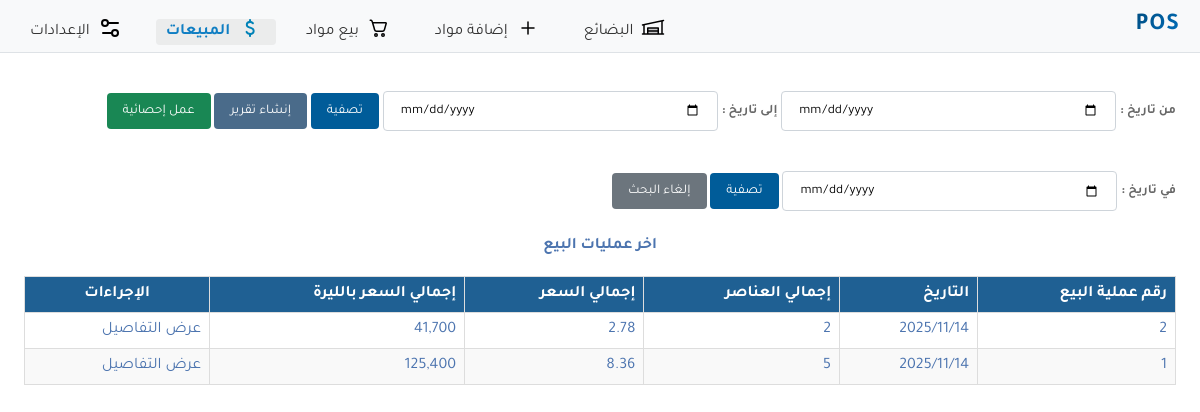
The app's page /sales, older data.
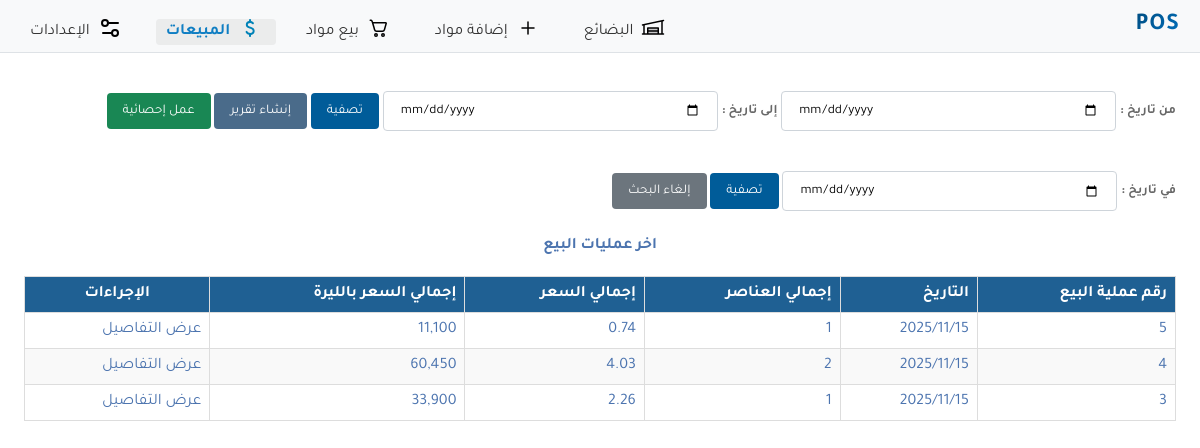
The same page, newer data.
### store/models.py (models this page shows, shortened)
class Sale(models.Model):
    date = models.DateField(default=timezone.now)
    products = models.ManyToManyField(Product, through='SaleItem')

### store/views.py (the view, shortened to what this page needs)
# urls.py: path('sales', views.list_sales, name='list_sales'),
def list_sales(request):
    sales_message=""
    current_year = datetime.now().year
    months = [(i, f"{i:02d}") for i in range(1, 13)]  # List of tuples
    sales = Sale.objects.all()
    start_date = request.GET.get('start_date')
    end_date = request.GET.get('end_date')
    single_date = request.GET.get('single_date')
    if  not start_date and not end_date and not single_date: #no filters => latest 20 sales
        sales = sales.order_by('-date', '-id')[:20]
        sales_message='اخر عمليات البيع'
    sales_data = []
    for sale in sales:
        total_items = SaleItem.objects.filter(sale=sale).aggregate(total=Sum('quantity'))['total'] or 0
        total_price = sum(item.price_at_sale * item.quantity for item in SaleItem.objects.filter(sale=sale))
        total_price_syp = sum(item.price_at_sale * item.quantity * item.dollar_rate_at_sale for item in SaleItem.objects.filter(sale=sale))
        sales_data.append({
            'sale': sale,
            'total_items': total_items,
            'total_price': total_price,
            'total_price_syp': total_price_syp
        })
    return render(request, 'store/list_sales.html', {'sales_message':sales_message,'sales_data': sales_data,'current_year': current_year,'months': months})

### store/templates/store/list_sales.html (shortened to what this page needs)
{% extends 'base.html' %}
{% load static %}
{% load humanize %}
{% block content %}
<link rel="stylesheet" type="text/css" href="{% static 'store/sales.css' %}">
<form method="get" action="{% url 'list_sales' %}">
    <label for="start_date" class="form-label"> من تاريخ :</label>
    <input type="date" id="start_date" name="start_date" >
    <label for="end_date" class="form-label"> إلى تاريخ :</label>
    <input type="date" id="end_date" name="end_date">
    <button type="submit" class="btn blue">تصفية</button>
    <button type="button" class="btn special_blue" onclick="openModal()">
    إنشاء تقرير
</button>
<button type="button" class="btn green">
    <a href={% url "sales_statistics" %}>
        عمل إحصائية
    <a/>
</button>
</form>
<form>
    <label for="single_date"  class="form-label">في تاريخ :</label>
    <input type="date" id="single_date" name="single_date">
    <button type="submit" class="btn blue">تصفية</button>
    <button type="button" class="btn gray" id="clearSearch">إلغاء البحث</button>
</form>
<p style="text-align:center; "><strong>{{sales_message}}</strong></p>
<table class="sales-list-table">
    <thead>
        <tr>
            <th>رقم عملية البيع</th>
            <th>التاريخ</th>
            <th>إجمالي العناصر</th>
            <th>إجمالي السعر</th>
            <th>إجمالي السعر بالليرة</th>
            <th style="text-align:center">الإجراءات</th>
        </tr>
    </thead>
    <tbody>
        {% for data in sales_data %}
            <tr>
                <td>{{ data.sale.id }}</td>
                <td>{{ data.sale.date|date:"Y/m/d" }}</td>
                <td>{{ data.total_items }}</td>
                <td>{{ data.total_price }}</td>
                <td>{{ data.total_price_syp|floatformat:0|intcomma }}</td>
                <td><a href="{% url 'sale_detail' data.sale.id %}">عرض التفاصيل</a></td>
            </tr>
        {% empty %}
            <tr>
                <td colspan="6" style="text-align:center" class="error">لا توجد مبيعات مسجلة</td>
            </tr>
        {% endfor %}
    </tbody>
</table>
{% endblock %}

Row changes from the older to the newer data that the page shows:
removed Sale: sale.id "2", sale "2025/11/14", total_items "2", total_price "2.78", total_price_syp "41,700"
removed Sale: sale.id "1", sale "2025/11/14", total_items "5", total_price "8.36", total_price_syp "125,400"
added Sale: sale.id "5", sale "2025/11/15", total_items "1", total_price "0.74", total_price_syp "11,100"
added Sale: sale.id "4", sale "2025/11/15", total_items "2", total_price "4.03", total_price_syp "60,450"
added Sale: sale.id "3", sale "2025/11/15", total_items "1", total_price "2.26", total_price_syp "33,900"
